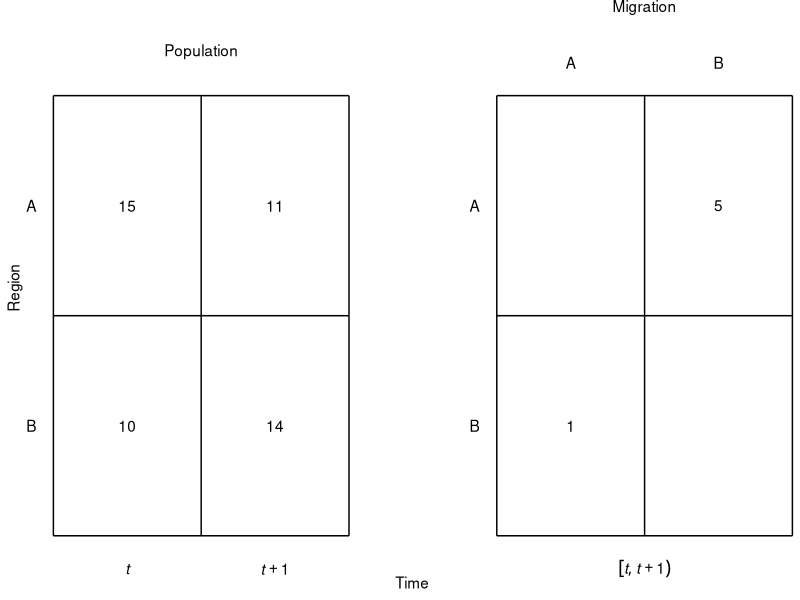

Here is the R script that generated this plot:


library(ggplot2)

data_popn_box <- data.frame(x =    c(0, 2, 2, 0, 1, 0),
                            xend = c(2, 2, 0, 0, 1, 2),
                            y =    c(0, 0, 2, 2, 0, 1),
                            yend = c(0, 2, 2, 0, 2, 1))
data_popn_label <- data.frame(x = c(1, 0.5, 1.5, 0.5, 1.5, 0.5, 1.5),
                              y = c(2.2, 0.5, 0.5, 1.5, 1.5, -0.15, -0.15),
                              label = c("Population", 10, 14, 15, 11, "italic(t)", "italic(t)+1"))
data_mig_box <- data.frame(x =     c(3, 5, 5, 3, 4, 3),
                            xend = c(5, 5, 3, 3, 4, 5),
                            y =    c(0, 0, 2, 2, 0, 1),
                            yend = c(0, 2, 2, 0, 2, 1))
data_mig_label <- data.frame(x =   c(4, 3.5,  4.5, 3.5, 4.5,  4, 2.85, 2.85),
                             y =  c(2.4, 0.5, 1.5, 2.15, 2.15, -0.15, 0.5, 1.5),
                             label = c("Migration", 1, 5, "A", "B",
                                       'group("[",list(italic(t),italic(t+1)),")")',
                                       "B", "A"))

data_region_label <- data.frame(x = rep(-0.15, 2),
                                y = c(0.5, 1.5),
                                label = c("B", "A"))
                                       
p <- ggplot(data_popn_box, aes(x = x, y = y)) +
    theme_bw() +
    theme(panel.border = element_blank(),
          panel.grid.major = element_blank(),
          panel.grid.minor = element_blank(),
          axis.text = element_blank(),
          axis.ticks = element_blank()) +
    coord_cartesian(expand = FALSE,
                    clip = "off") +
    ## population
    geom_segment(aes(x = x, y = y, xend = xend, yend = yend),
                 data = data_popn_box) +
    geom_text(aes(label = label),
              data = data_popn_label,
              parse = TRUE) +
    ## mig
    geom_segment(aes(x = x, y = y, xend = xend, yend = yend),
                 data = data_mig_box) +
    geom_text(aes(label = label),
              data = data_mig_label,
              parse = TRUE) +
    ## region labels
    geom_text(aes(label = label),
              data = data_region_label) +
    ## other
    xlab("Time") +
    ylab("Region")

graphics.off()
pdf(file = "figures_accounts/fig_account_region.pdf",
    width = 4,
    height = 2.1)
plot(p)
dev.off()
